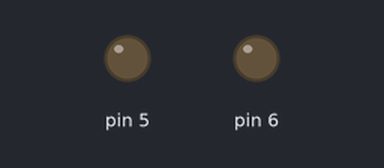
Recording of a sketch running on a simulated Arduino Uno, built with avr-gcc and run on an emulated ATmega328P. Shown: output pins drawn as LEDs (lit = HIGH).

Above: at 0.3 s.
Timing chart, 0 to 1.8 s (numbered marks = the images above):
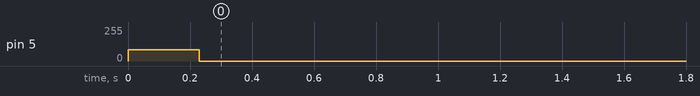

The sketch:

returnToCenter.ino
```cpp
int a;

bool b;


void setup() {


// put your setup code here, to run once:


	/*Serial.begin(115200);

	while(!Serial){

		;

	}*/


	pinMode(A0,INPUT_PULLUP);

	a=0;

	b=true;


}


void loop() {


// put your main code here, to run repeatedly:


	while(b){

		a=analogRead(A0);

		if(a<=900){

			analogWrite(6,0);

			analogWrite(5,85);

			delay(230);

			analogWrite(5,0);

			b=false;

		}else{

			analogWrite(6,85);

		}

	}


}
```

Measured:
- by itself, pin 5: 0/255 → 85/255 at 0.00 s, → 0/255 0.23 s later
